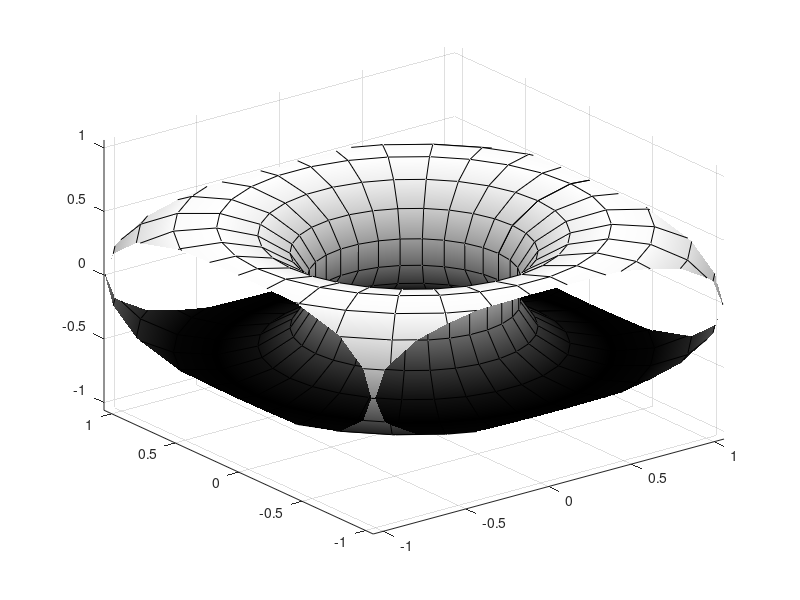

This figure's MATLAB source:
function [x, y, z] = torus (r, n, a)
% TORUS Generate a torus.
% torus (r, n, a) generates a plot of a
% torus with central radius a and
% lateral radius r.
% n controls the number of facets
% on the surface.
% These input variables are optional
% with defaults r = 0.5, n = 30, a = 1.
%
% [x, y, z] = torus(r, n, a) generates
% three (n + 1)-by-(n + 1) matrices so
% that surf (x, y, z) will produce the
% torus.
%
% See also SPHERE, CYLINDER
%
% MATLAB Primer, 6th Edition
% Kermit Sigmon and Timothy A. Davis
% Section 11.5, page 65.

if nargin < 3, a = 1 ; end
if nargin < 2, n = 30 ; end
if nargin < 1, r = 0.5 ; end
theta = pi * (0:2:2*n)/n ;
phi = 2*pi* (0:2:n)'/n ;
xx = (a + r*cos(phi)) * cos(theta) ;
yy = (a + r*cos(phi)) * sin(theta) ;
zz = r * sin(phi) * ones(size(theta)) ;
if nargout == 0
    surf (xx, yy, zz, 'FaceColor', 'interp', 'LineWidth', 0.5) ;
    ar = (a + r)/sqrt(2) ;
    axis([-ar, ar, -ar, ar, -ar, ar]) ;
    colormap gray;
    %axis off;
else
    x = xx ;
    y = yy ;
    z = zz ;
end
